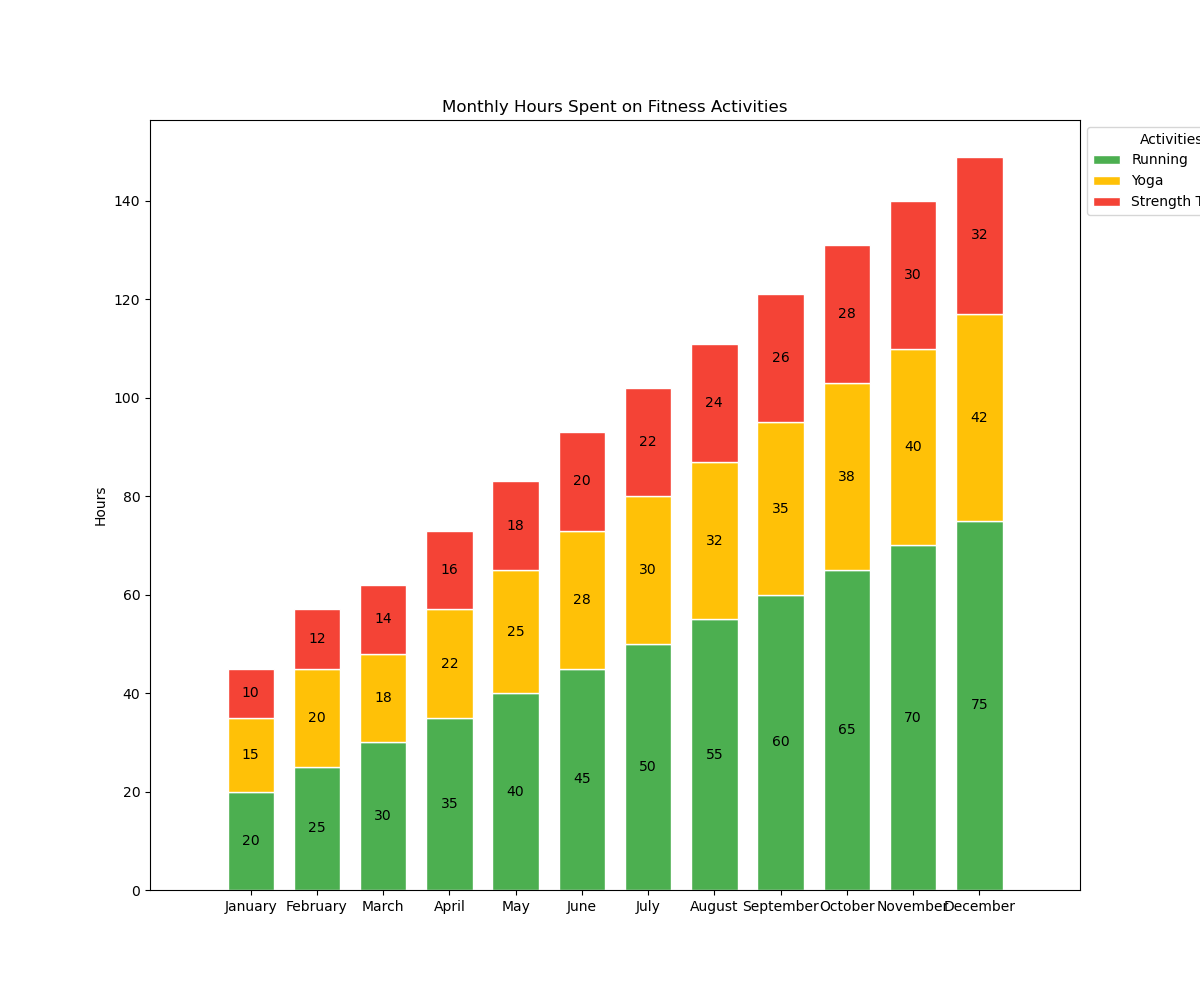

Here is the Python script that generated this plot:

import matplotlib.pyplot as plt

# Data points based on the table provided
months = ['January', 'February', 'March', 'April', 'May', 'June', 'July', 'August', 'September', 'October', 'November', 'December']
running_hours = [20, 25, 30, 35, 40, 45, 50, 55, 60, 65, 70, 75]
yoga_hours = [15, 20, 18, 22, 25, 28, 30, 32, 35, 38, 40, 42]
strength_training_hours = [10, 12, 14, 16, 18, 20, 22, 24, 26, 28, 30, 32]

fig, ax = plt.subplots(figsize=(12, 10))

# Stacked bar chart with custom colors and vertical orientation
bars_running = plt.bar(months, running_hours, color='#4CAF50', edgecolor='white', width=0.7, label='Running')
bars_yoga = plt.bar(months, yoga_hours, bottom=running_hours, color='#FFC107', edgecolor='white', width=0.7, label='Yoga')
bars_strength_training = plt.bar(months, strength_training_hours, bottom=[i+j for i,j in zip(running_hours, yoga_hours)], color='#F44336', edgecolor='white', width=0.7, label='Strength Training')

# Customizing the axes and title
ax.set_ylabel('Hours')
ax.set_title('Monthly Hours Spent on Fitness Activities')
ax.legend(loc='upper left', bbox_to_anchor=(1, 1), title='Activities')

# Adding numerical labels
for bars in [bars_running, bars_yoga, bars_strength_training]:
    for bar in bars:
        yval = bar.get_height()
        plt.text(bar.get_x() + bar.get_width() / 2, bar.get_y() + yval / 2, int(yval), ha='center', va='center')

# Padding between the end of the bars and the edge of the figure
plt.margins(x=0.1)

# Display the plot
plt.show()
